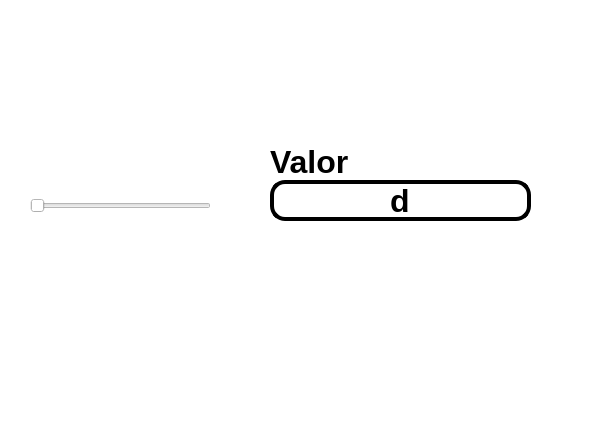
<?xml version="1.0" encoding="UTF-8"?>
<ui version="4.0">
 <class>MainWindow</class>
 <widget class="QMainWindow" name="MainWindow">
  <property name="geometry">
   <rect>
    <x>0</x>
    <y>0</y>
    <width>591</width>
    <height>436</height>
   </rect>
  </property>
  <property name="windowTitle">
   <string>MainWindow</string>
  </property>
  <property name="styleSheet">
   <string notr="true">background-color: rgb(255, 255, 255);</string>
  </property>
  <widget class="QWidget" name="centralwidget">
   <widget class="QLabel" name="imagen">
    <property name="geometry">
     <rect>
      <x>10</x>
      <y>10</y>
      <width>131</width>
      <height>71</height>
     </rect>
    </property>
    <property name="styleSheet">
     <string notr="true"/>
    </property>
    <property name="text">
     <string/>
    </property>
    <property name="pixmap">
     <pixmap resource="../Archivos/Recursos.qrc">:/Logos/log_uat_nuevo.png</pixmap>
    </property>
    <property name="scaledContents">
     <bool>true</bool>
    </property>
   </widget>
   <widget class="QLabel" name="imagen_2">
    <property name="geometry">
     <rect>
      <x>490</x>
      <y>10</y>
      <width>91</width>
      <height>71</height>
     </rect>
    </property>
    <property name="styleSheet">
     <string notr="true"/>
    </property>
    <property name="text">
     <string/>
    </property>
    <property name="pixmap">
     <pixmap resource="../Archivos/Recursos.qrc">:/Logos/FIT_logo_vertical.png</pixmap>
    </property>
    <property name="scaledContents">
     <bool>true</bool>
    </property>
   </widget>
   <widget class="QLabel" name="imagen_3">
    <property name="geometry">
     <rect>
      <x>470</x>
      <y>310</y>
      <width>111</width>
      <height>71</height>
     </rect>
    </property>
    <property name="styleSheet">
     <string notr="true"/>
    </property>
    <property name="text">
     <string/>
    </property>
    <property name="pixmap">
     <pixmap resource="../Archivos/Recursos.qrc">:/Ejercicios/ImagenGatoEuropeo.png</pixmap>
    </property>
    <property name="scaledContents">
     <bool>true</bool>
    </property>
   </widget>
   <widget class="QLabel" name="label">
    <property name="geometry">
     <rect>
      <x>270</x>
      <y>146</y>
      <width>81</width>
      <height>31</height>
     </rect>
    </property>
    <property name="font">
     <font>
      <pointsize>24</pointsize>
      <bold>true</bold>
     </font>
    </property>
    <property name="text">
     <string>Valor:</string>
    </property>
   </widget>
   <widget class="QLineEdit" name="txt_valor">
    <property name="geometry">
     <rect>
      <x>270</x>
      <y>180</y>
      <width>261</width>
      <height>41</height>
     </rect>
    </property>
    <property name="font">
     <font>
      <pointsize>24</pointsize>
      <bold>true</bold>
     </font>
    </property>
    <property name="styleSheet">
     <string notr="true">border: 4px solid black;
border-radius: 15px;</string>
    </property>
    <property name="text">
     <string>d</string>
    </property>
    <property name="alignment">
     <set>Qt::AlignCenter</set>
    </property>
   </widget>
   <widget class="QSlider" name="horizontalSlider">
    <property name="geometry">
     <rect>
      <x>30</x>
      <y>180</y>
      <width>181</width>
      <height>51</height>
     </rect>
    </property>
    <property name="orientation">
     <enum>Qt::Horizontal</enum>
    </property>
   </widget>
  </widget>
  <widget class="QMenuBar" name="menubar">
   <property name="geometry">
    <rect>
     <x>0</x>
     <y>0</y>
     <width>591</width>
     <height>24</height>
    </rect>
   </property>
  </widget>
  <widget class="QStatusBar" name="statusbar"/>
 </widget>
 <resources>
  <include location="../Archivos/Recursos.qrc"/>
 </resources>
 <connections/>
</ui>
